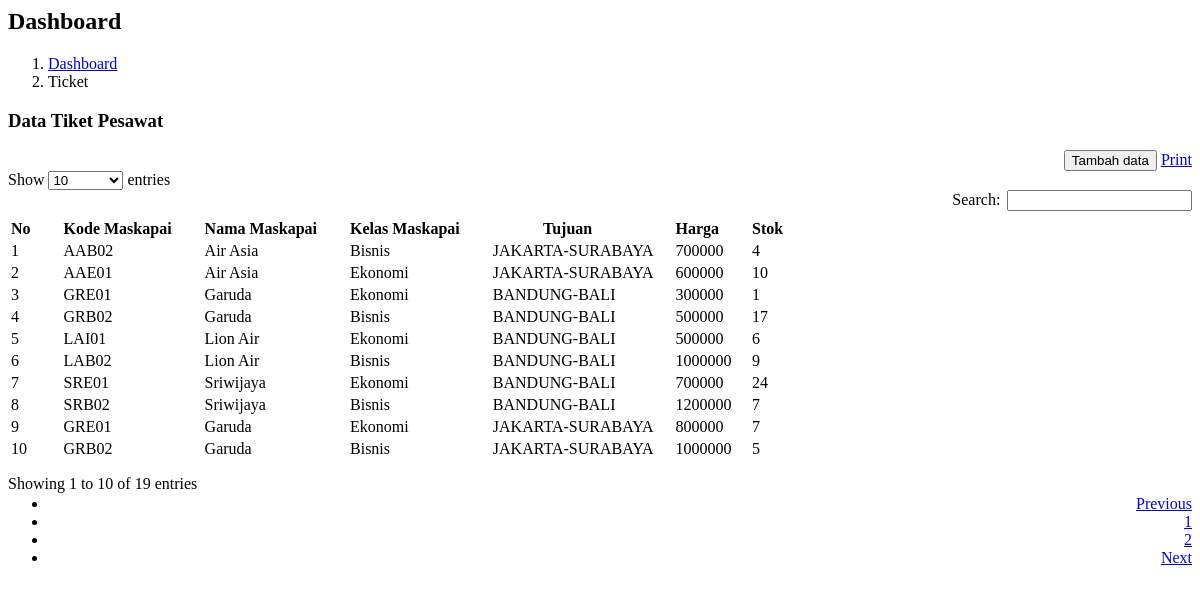
Page /pages/tiket.php on the committed database.
### tables this page shows
CREATE TABLE `tiket` (
  `id_tiket` int(11) NOT NULL,
  `id_maskapai` varchar(20) NOT NULL,
  `id_tujuan` int(11) NOT NULL,
  `harga` int(11) NOT NULL,
  `stok` int(11) NOT NULL
);

CREATE TABLE `maskapai` (
  `id_maskapai` int(11) NOT NULL,
  `kd_maskapai` varchar(20) NOT NULL,
  `nama_maskapai` varchar(50) NOT NULL,
  `kelas_maskapai` varchar(20) NOT NULL
);

CREATE TABLE `tujuan` (
  `id_tujuan` int(11) NOT NULL,
  `nama_tujuan` varchar(50) NOT NULL
);

### pages/tiket.php (the view, shortened to what this page needs)
<div class="content-wrapper">
    <section class="content-header">
      <h1>
        Dashboard
      </h1>
      <ol class="breadcrumb">
        <li><a href="#"><i class="fa fa-dashboard"></i> Dashboard</a></li>
        <li class="active">Ticket</li>
      </ol>
    </section>
    <section class="content">
        <div class="row">
            <div class="col-xs-12">
                <div class="box">
                    <div class="box-header with-border">
                    <h3 class="box-title">Data Tiket Pesawat</h3>
                    <div align="right">
                    <a href="index_admin.php?p=tiket-input"><button class="btn btn-xs btn-primary"><i class="fa fa-plus-circle"></i> <span>Tambah data</span></button></a>
                    <a href="pages/cetak-tiket.php" target="_blank" class="btn btn-sm btn-info"><i class="fa fa-print"></i> Print</a>
                    </div>
                </div>
                <div class="box-body">
                <table id="tabel" class="table table-responsive table-bordered table-striped">
                <thead>
                <tr>
                    <th>No</th>
                    <th>Kode Maskapai</th>
                    <th>Nama Maskapai</th>
                    <th>Kelas Maskapai</th>
                    <th>Tujuan</th>
                    <th>Harga</th>
                    <th>Stok</th>
                    <th><i class="fa fa-gear"></i></th>
                </tr>
                </thead>
                <tbody>
                <?php
                $no=1;
                $sql = mysqli_query($con, "SELECT * FROM tiket INNER JOIN maskapai ON maskapai.id_maskapai=tiket.id_maskapai INNER JOIN tujuan ON tujuan.id_tujuan=tiket.id_tujuan");
                while($data=mysqli_fetch_array($sql)){
                ?>
                <tr>
                    <td><?= $no;?></td>
                    <td><?= $data['kd_maskapai'];?></td>
                    <td><?= $data['nama_maskapai'];?></td>
                    <td><?= $data['kelas_maskapai'];?></td>
                    <td><?= $data['nama_tujuan'];?></td>
                    <td><?= $data['harga'];?></td>
                    <td><?= $data['stok'];?></td>
                    <td></td>
                </tr>
                <?php
                $no++;
                } ?>
                </tbody>
                </table>
                </div>
            </div>
        </div>
    </section>
</div>
<link rel="stylesheet" href="assets/bower_components/datatables.net-bs/css/dataTables.bootstrap.min.css">

### rows in the picture
tiket: id_maskapai.kd_maskapai "AAB02", id_maskapai.nama_maskapai "Air Asia", id_maskapai.kelas_maskapai "Bisnis", id_tujuan.nama_tujuan "JAKARTA-SURABAYA", harga "700000", stok "4"
tiket: id_maskapai.kd_maskapai "AAE01", id_maskapai.nama_maskapai "Air Asia", id_maskapai.kelas_maskapai "Ekonomi", id_tujuan.nama_tujuan "JAKARTA-SURABAYA", harga "600000", stok "10"
tiket: id_maskapai.kd_maskapai "GRE01", id_maskapai.nama_maskapai "Garuda", id_maskapai.kelas_maskapai "Ekonomi", id_tujuan.nama_tujuan "BANDUNG-BALI", harga "300000", stok "1"
tiket: id_maskapai.kd_maskapai "GRB02", id_maskapai.nama_maskapai "Garuda", id_maskapai.kelas_maskapai "Bisnis", id_tujuan.nama_tujuan "BANDUNG-BALI", harga "500000", stok "17"
tiket: id_maskapai.kd_maskapai "LAI01", id_maskapai.nama_maskapai "Lion Air", id_maskapai.kelas_maskapai "Ekonomi", id_tujuan.nama_tujuan "BANDUNG-BALI", harga "500000", stok "6"
tiket: id_maskapai.kd_maskapai "LAB02", id_maskapai.nama_maskapai "Lion Air", id_maskapai.kelas_maskapai "Bisnis", id_tujuan.nama_tujuan "BANDUNG-BALI", harga "1000000", stok "9"
tiket: id_maskapai.kd_maskapai "SRE01", id_maskapai.nama_maskapai "Sriwijaya", id_maskapai.kelas_maskapai "Ekonomi", id_tujuan.nama_tujuan "BANDUNG-BALI", harga "700000", stok "24"
tiket: id_maskapai.kd_maskapai "SRB02", id_maskapai.nama_maskapai "Sriwijaya", id_maskapai.kelas_maskapai "Bisnis", id_tujuan.nama_tujuan "BANDUNG-BALI", harga "1200000", stok "7"
tiket: id_maskapai.kd_maskapai "GRE01", id_maskapai.nama_maskapai "Garuda", id_maskapai.kelas_maskapai "Ekonomi", id_tujuan.nama_tujuan "JAKARTA-SURABAYA", harga "800000", stok "7"
tiket: id_maskapai.kd_maskapai "GRB02", id_maskapai.nama_maskapai "Garuda", id_maskapai.kelas_maskapai "Bisnis", id_tujuan.nama_tujuan "JAKARTA-SURABAYA", harga "1000000", stok "5"
